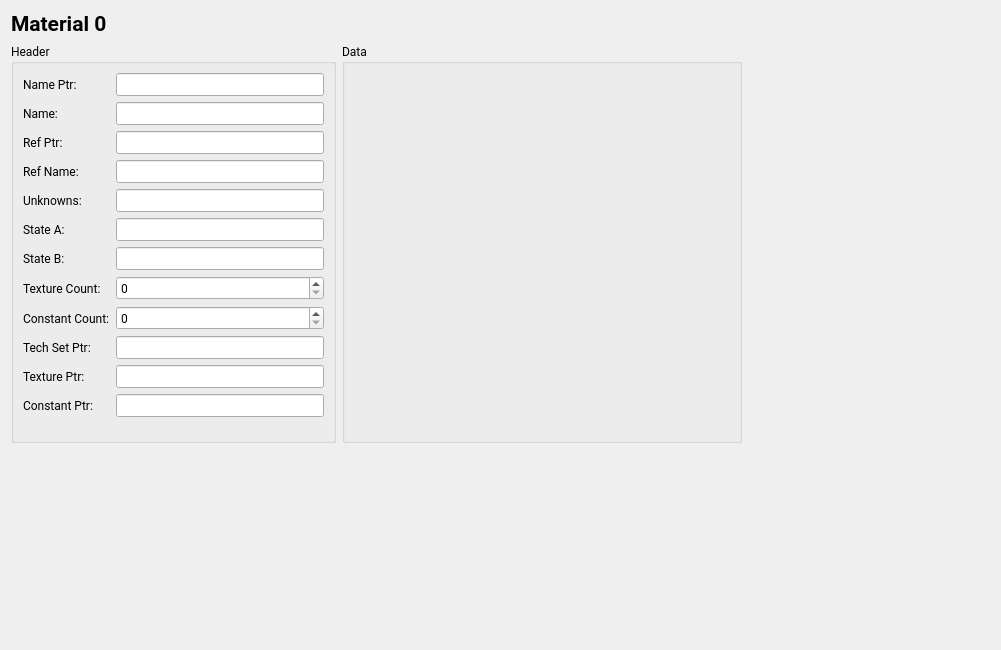
<?xml version="1.0" encoding="UTF-8"?>
<ui version="4.0">
 <class>MaterialViewer</class>
 <widget class="QWidget" name="MaterialViewer">
  <property name="geometry">
   <rect>
    <x>0</x>
    <y>0</y>
    <width>1001</width>
    <height>650</height>
   </rect>
  </property>
  <property name="windowTitle">
   <string>Form</string>
  </property>
  <layout class="QVBoxLayout" name="verticalLayout">
   <item>
    <widget class="QLabel" name="label_Title">
     <property name="font">
      <font>
       <family>Roboto</family>
       <pointsize>16</pointsize>
       <bold>true</bold>
      </font>
     </property>
     <property name="text">
      <string>Material 0</string>
     </property>
    </widget>
   </item>
   <item>
    <layout class="QHBoxLayout" name="horizontalLayout_2">
     <item>
      <layout class="QGridLayout" name="gridLayout_4">
       <item row="0" column="0" colspan="2">
        <widget class="QGroupBox" name="groupBox_3">
         <property name="minimumSize">
          <size>
           <width>325</width>
           <height>398</height>
          </size>
         </property>
         <property name="maximumSize">
          <size>
           <width>325</width>
           <height>16777215</height>
          </size>
         </property>
         <property name="font">
          <font>
           <family>Roboto</family>
           <pointsize>9</pointsize>
          </font>
         </property>
         <property name="title">
          <string>Header</string>
         </property>
         <layout class="QFormLayout" name="formLayout">
          <item row="0" column="0">
           <widget class="QLabel" name="label">
            <property name="text">
             <string>Name Ptr:</string>
            </property>
           </widget>
          </item>
          <item row="0" column="1">
           <widget class="QLineEdit" name="lineEdit_NamePtr"/>
          </item>
          <item row="1" column="0">
           <widget class="QLabel" name="label_2">
            <property name="text">
             <string>Name:</string>
            </property>
           </widget>
          </item>
          <item row="2" column="0">
           <widget class="QLabel" name="label_7">
            <property name="text">
             <string>Ref Ptr:</string>
            </property>
           </widget>
          </item>
          <item row="3" column="0">
           <widget class="QLabel" name="label_3">
            <property name="text">
             <string>Ref Name:</string>
            </property>
           </widget>
          </item>
          <item row="4" column="0">
           <widget class="QLabel" name="label_4">
            <property name="text">
             <string>Unknowns:</string>
            </property>
           </widget>
          </item>
          <item row="5" column="0">
           <widget class="QLabel" name="label_5">
            <property name="text">
             <string>State A:</string>
            </property>
           </widget>
          </item>
          <item row="6" column="0">
           <widget class="QLabel" name="label_6">
            <property name="text">
             <string>State B:</string>
            </property>
           </widget>
          </item>
          <item row="7" column="0">
           <widget class="QLabel" name="label_11">
            <property name="text">
             <string>Texture Count:</string>
            </property>
           </widget>
          </item>
          <item row="1" column="1">
           <widget class="QLineEdit" name="lineEdit_Name"/>
          </item>
          <item row="2" column="1">
           <widget class="QLineEdit" name="lineEdit_RefPtr"/>
          </item>
          <item row="3" column="1">
           <widget class="QLineEdit" name="lineEdit_RefName"/>
          </item>
          <item row="4" column="1">
           <widget class="QLineEdit" name="lineEdit_Unknowns"/>
          </item>
          <item row="5" column="1">
           <widget class="QLineEdit" name="lineEdit_StateA"/>
          </item>
          <item row="6" column="1">
           <widget class="QLineEdit" name="lineEdit_StateB"/>
          </item>
          <item row="7" column="1">
           <widget class="QSpinBox" name="spinBox_TextureCount"/>
          </item>
          <item row="8" column="1">
           <widget class="QSpinBox" name="spinBox_ConstCount"/>
          </item>
          <item row="9" column="1">
           <widget class="QLineEdit" name="lineEdit_TechSetPtr"/>
          </item>
          <item row="8" column="0">
           <widget class="QLabel" name="label_12">
            <property name="text">
             <string>Constant Count:</string>
            </property>
           </widget>
          </item>
          <item row="9" column="0">
           <widget class="QLabel" name="label_9">
            <property name="text">
             <string>Tech Set Ptr:</string>
            </property>
           </widget>
          </item>
          <item row="10" column="0">
           <widget class="QLabel" name="label_10">
            <property name="text">
             <string>Texture Ptr:</string>
            </property>
           </widget>
          </item>
          <item row="11" column="0">
           <widget class="QLabel" name="label_8">
            <property name="text">
             <string>Constant Ptr:</string>
            </property>
           </widget>
          </item>
          <item row="10" column="1">
           <widget class="QLineEdit" name="lineEdit_TexturePtr"/>
          </item>
          <item row="11" column="1">
           <widget class="QLineEdit" name="lineEdit_ConstantPtr"/>
          </item>
         </layout>
        </widget>
       </item>
      </layout>
     </item>
     <item>
      <widget class="QGroupBox" name="groupBox_4">
       <property name="minimumSize">
        <size>
         <width>400</width>
         <height>400</height>
        </size>
       </property>
       <property name="font">
        <font>
         <family>Roboto</family>
         <pointsize>9</pointsize>
        </font>
       </property>
       <property name="title">
        <string>Data</string>
       </property>
       <layout class="QGridLayout" name="gridLayout_6"/>
      </widget>
     </item>
     <item>
      <spacer name="horizontalSpacer">
       <property name="orientation">
        <enum>Qt::Orientation::Horizontal</enum>
       </property>
       <property name="sizeHint" stdset="0">
        <size>
         <width>40</width>
         <height>20</height>
        </size>
       </property>
      </spacer>
     </item>
    </layout>
   </item>
   <item>
    <spacer name="verticalSpacer">
     <property name="orientation">
      <enum>Qt::Orientation::Vertical</enum>
     </property>
     <property name="sizeHint" stdset="0">
      <size>
       <width>20</width>
       <height>143</height>
      </size>
     </property>
    </spacer>
   </item>
  </layout>
 </widget>
 <resources/>
 <connections/>
</ui>
